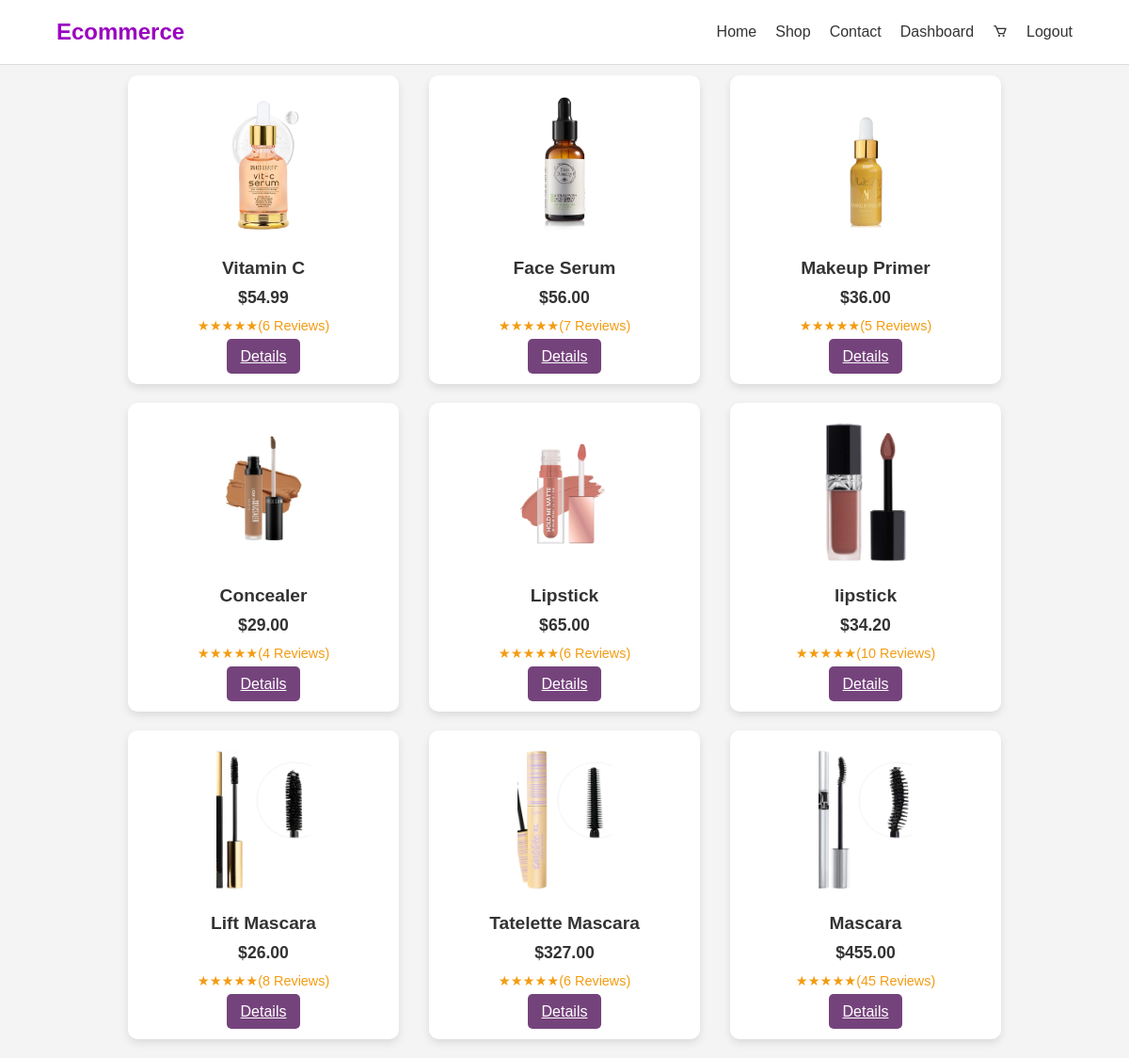
The app's page /shop.php (signed in) with its own data.
### tables this page shows
CREATE TABLE `products` (
  `id` int(11) NOT NULL,
  `name` varchar(50) NOT NULL,
  `description` varchar(255) NOT NULL,
  `price` decimal(10,2) NOT NULL,
  `reviews` int(11) NOT NULL,
  `img_url` varchar(255) NOT NULL,
  `user_id` int(11) DEFAULT NULL
);

### shop.php (the view, shortened to what this page needs)
<?php
include("product.php");
include_once("header.php");
$sql = "SELECT * FROM products";
$selectProducts = $conn->prepare($sql);
$selectProducts->execute();
$products_data = $selectProducts->fetchAll();
?>
<!DOCTYPE html>
<html lang="en">
<head>
    <link rel="stylesheet" href="style/shop.css">
</head>
<body>
    <div class="product-container">
        <?php
        foreach ($products_data as $product) {
            echo '<div class="product-card">';
            echo '<img src="' . $product['img_url'] . '" alt="' . $product['name'] . '">';
            echo '<h3>' . $product['name'] . '</h3>';
            echo '<p class="price">$' . number_format($product['price'], 2) . ' </p>';
            echo '<div class="rating">';
            echo '<span>★★★★★</span>';
            echo '<span>(' . $product['reviews'] . ' Reviews)</span>';
            echo '</div>';
            echo '<a href="details.php?id=' . $product['id'] . '" class="add-to-cart">Details</a>';
            echo '</div>';
        }
        ?>
    </div>
</body>
</html>

### style/homepage.css (style rules this page uses)
* { margin: 0; padding: 0; box-sizing: border-box; }
body { font-family: Arial, sans-serif; background-color: #f9f9f9; color: #333; }

### style/shop.css (style rules this page uses)
* { margin: 0; padding: 0; box-sizing: border-box; }
body { font-family: Arial, sans-serif; background-color: #f4f4f4; color: #333; display: flex; justify-content: center; align-items: center; }
.product-container { margin-top: 80px; margin-bottom: 0; display: flex; flex-wrap: wrap; justify-content: space-around; width: 80%; max-width: 1200px; min-height: 500px; position: relative; }
.product-card { background-color: white; padding: 20px; border-radius: 10px; box-shadow: 0 4px 8px rgba(0, 0, 0, 0.1); text-align: center; width: 30%; margin-bottom: 20px; transition: transform 0.3s ease, opacity 0.3s ease; }
.product-card img { width: 100px; height: 150px; object-fit: cover; margin-bottom: 20px; }
.product-card h3 { font-size: 1.2em; margin-bottom: 10px; }
.price { font-size: 1.1em; font-weight: bold; margin-bottom: 10px; }
.rating { margin-bottom: 15px; }
.rating span { font-size: 0.9em; color: #f39c12; }
.add-to-cart { background-color: rgb(117, 67, 124); color: white; padding: 10px 15px; border: none; border-radius: 5px; cursor: pointer; transition: background-color 0.3s ease; }

### records on screen
products: img_url (picture), name "Vitamin C", price "54.99", reviews "6"
products: img_url (picture), name "Face Serum", price "56.00", reviews "7"
products: img_url (picture), name "Makeup Primer", price "36.00", reviews "5"
products: img_url (picture), name "Concealer", price "29.00", reviews "4"
products: img_url (picture), name "Lipstick", price "65.00", reviews "6"
products: img_url+name (picture), name "lipstick", price "34.20", reviews "10"
products: img_url (picture), name "Lift Mascara", price "26.00", reviews "8"
products: img_url (picture), name "Tatelette Mascara", price "327.00", reviews "6"
products: img_url (picture), name "Mascara", price "455.00", reviews "45"
